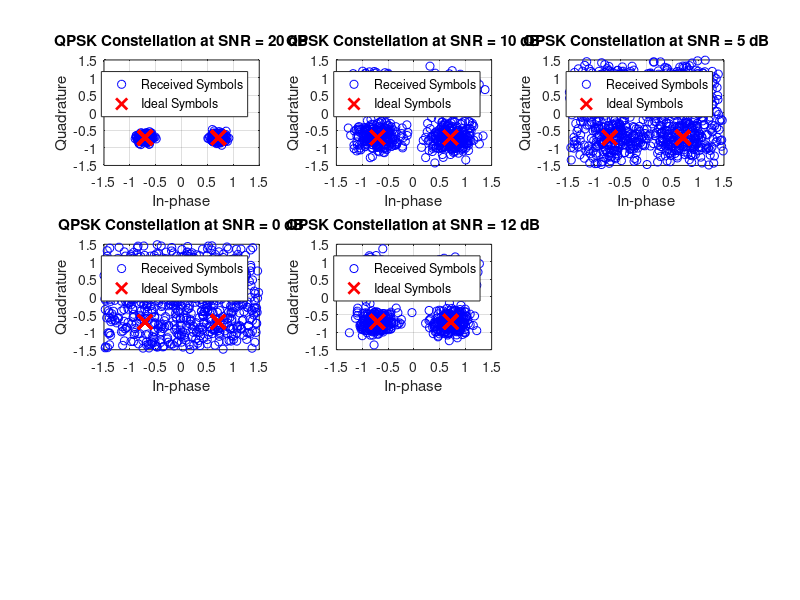

Write MATLAB code to recreate this figure.
clc; clear; close all;

numSymbols = 1000; % Number of symbols
SNR_dB = [20, 10, 5, 0 , 12]; % Add or remove SNR values as needed

% Generate random bits
dataBits = randi([0 1], 2, numSymbols);

% QPSK Modulation
I = 2*dataBits(1,:) - 1; % Map bits to -1 or +1 (BPSK-style)
Q = 2*dataBits(2,:) - 1;
qpskSymbols = (I + 1j * Q) / sqrt(2); % Normalize to unit power

% Figure setup
figure;
numPlots = length(SNR_dB); % Number of SNR values

for i = 1:numPlots
    % Add AWGN noise based on current SNR
    receivedSymbols = awgn(qpskSymbols, SNR_dB(i), 'measured');

    % Create subplot dynamically
    subplot(ceil(sqrt(numPlots)), ceil(sqrt(numPlots)), i); 
    plot(receivedSymbols, 'bo'); hold on;
    plot(qpskSymbols, 'rx', 'MarkerSize', 10, 'LineWidth', 2); % Ideal positions

    % Formatting
    axis([-1.5 1.5 -1.5 1.5]);
    grid on;
    xlabel('In-phase');
    ylabel('Quadrature');
    title(['QPSK Constellation at SNR = ', num2str(SNR_dB(i)), ' dB']);
    legend('Received Symbols', 'Ideal Symbols');
end
